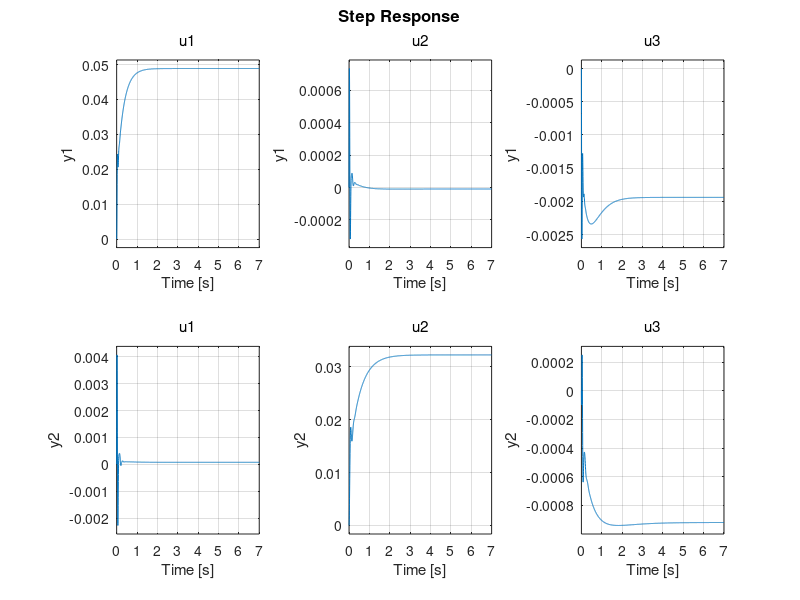

The MATLAB script that drew this image: (Note: this script raises an error after producing the figure.)
clc;clear;close all;
s=tf('s');
G11=2/(0.015*(s^2)+0.8*s+1);
G12=0.02/(0.3*s+1);
G13=-0.08/(0.4*s+1);
G21=0.04/(0.1*s+1)
G22=1/(0.04*(s^2)+1.2*(s)+1);
G23=-0.03/(s+1);
Gnom=[G11 G12 G13; G21 G22 G23]

K11=(20*(0.3*s+1)/(0.1*s+1));
K12=0;
K21=0;
K22=(30*(0.5*s+1)/(0.2*s+1));
K31=(s+1)/(0.2*s+1);
K32=(-0.4)/(0.5*s+1);
K=[K11 K12; K21 K22; K31 K32];

Gc1=feedback(Gnom,K);
step(Gc1)
figure(1)
sys=tf(Gnom/(eye(3)+K*Gnom));
step(sys)
figure(2)

sys2=tf(1/(eye(3)+K*Gnom));
step(sys2)
figure(3)

